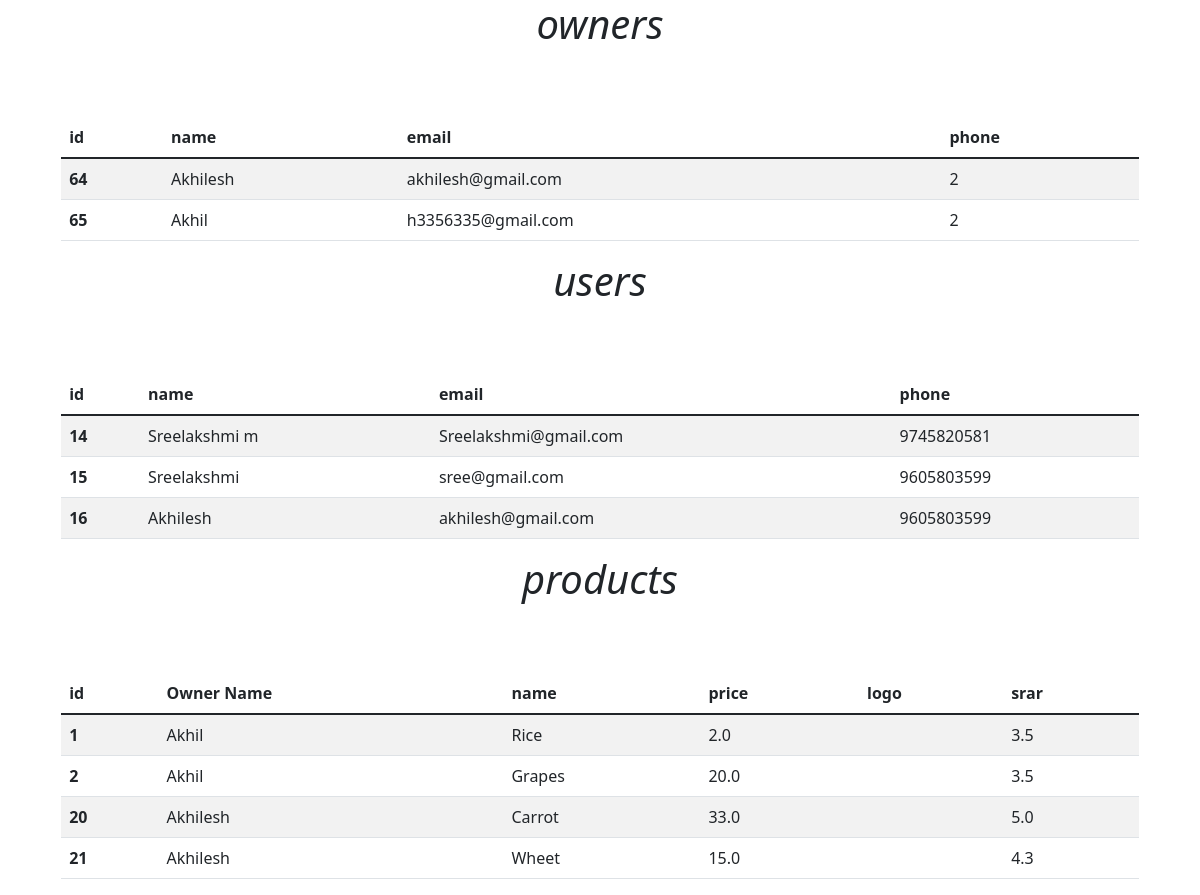
Page /owner/admin/ on the earlier database version.
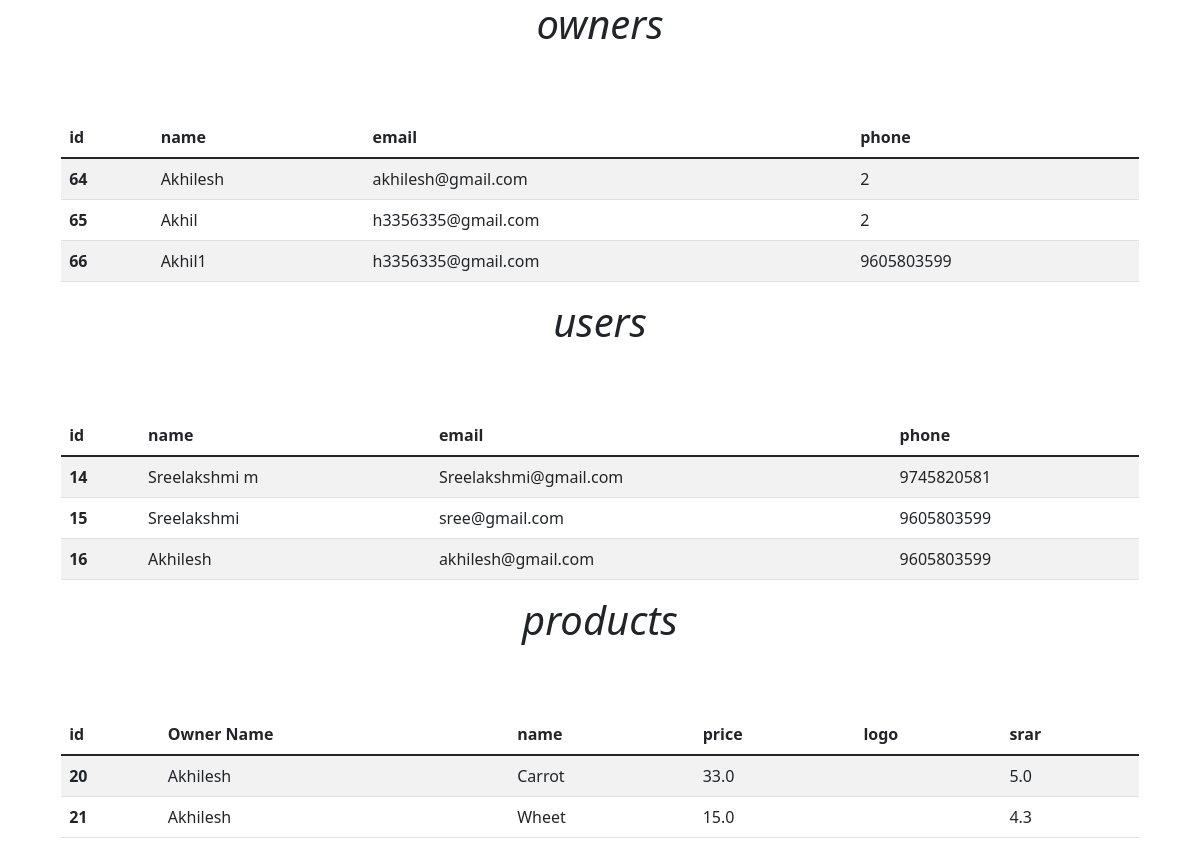
Same page on the later database version.
### owner/models.py (models this page shows)
class owners (models.Model):
  name = models.CharField(max_length=255)
  phone = models.IntegerField()
  password = models.CharField(max_length=10)
  email = models.CharField(max_length=100)

class products (models.Model):
  owner_name = models.CharField(max_length=255)
  name = models.CharField(max_length=255)
  star = models.FloatField()
  image = models.CharField(max_length=2555)
  discription = models.CharField(max_length=255)
  price = models.FloatField ()
  stock = models.FloatField()
  video = models.CharField(max_length=2555)
  discount = models.FloatField()
  image2 = models.CharField(max_length=2555)
  image3 = models.CharField(max_length=2555)

### users/models.py (models this page shows)
class users (models.Model):
  name = models.CharField(max_length=255)
  password = models.CharField(max_length=10)
  email = models.CharField(max_length=100)
  phone = models.IntegerField()
  date = models.DateField()
  gender = models.CharField(max_length=50)

### owner/views.py (the view)
# urls.py: path('admin/',views.admin1 ,name = 'admin' ),
def admin1 (request):
  owner=owners.objects.all()
  order = orde.objects.all()
  user = users.objects.all()
  product = products.objects.all()
  data = {
    'owners':owner,
    'order':order,
    'user':user,
    'product':product
  }
  return render (request,'admin.html',data)

### owner/templates/admin.html (shortened to what this page needs)
<!DOCTYPE html>
<html>
  <head>
    <link href="https://cdn.jsdelivr.net/npm/bootstrap@5.1.3/dist/css/bootstrap.min.css" rel="stylesheet">
  </head>
  <body>
    <div class="">
    <div class="row">
      <h1 class="txt">owners</h1>
    <div class="tabl">
<table class="table table-striped" >
  <thead>
    <tr>
      <th scope="col">id</th>
      <th scope="col">name</th>
      <th scope="col">email</th>
      <th scope="col">phone</th>
    </tr>
  </thead>
  <tbody>
      {% for i in owners %}
    <tr>
      <th scope="row">{{i.id}}</th>
      <td>{{i.name}}</td>
      <td>{{i.email}}</td>
      <td>{{i.phone}}</td>
    </tr>
    {% endfor %}
  </tbody>
</table>
</div>
</div>
</div>
 <div class="">
    <div class="row">
      <h1 class="txt">users</h1>
    <div class="tabl">
<table class="table table-striped" >
  <thead>
    <tr>
      <th scope="col">id</th>
      <th scope="col">name</th>
      <th scope="col">email</th>
      <th scope="col">phone</th>
    </tr>
  </thead>
  <tbody>
      {% for i in user %}
    <tr>
      <th scope="row">{{i.id}}</th>
      <td>{{i.name}}</td>
      <td>{{i.email}}</td>
      <td>{{i.phone}}</td>
    </tr>
    {% endfor %}
  </tbody>
</table>
</div>
</div>
</div>
 <div class="">
    <div class="row">
      <h1 class="txt">products</h1>
    <div class="tabl">
<table class="table table-striped" >
  <thead>
    <tr>
      <th scope="col">id</th>
         <th scope="col">Owner Name</th>
      <th scope="col">name</th>
      <th scope="col">price</th>
      <th scope="col">logo</th>
      <th scope="col">srar</th>
    </tr>
  </thead>
  <tbody>
      {% for i in product %}
    <tr>
      <th scope="row">{{i.id}}</th>
      <td>{{i.owner_name}}</td>
      <td>{{i.name}}</td>
      <td>{{i.price}}</td>
      <td><img class="im" src="{{i.image}}" alt="" /></td>
      <td>{{i.star}}</td>
    </tr>
    {% endfor %}
  </tbody>
</table>
</div>
</div>
</div>
  </body>
</html>

### owner/templates/admin.html (style rules this page uses)
.tabl { margin-top: 5%; width: 90%; margin-left: 5%; }
.txt { text-align: center; font-style: italic; }

Differences in the rows shown:
removed products: id "1", owner_name "Akhil", name "Rice", price "2.0", star "3.5"
removed products: id "2", owner_name "Akhil", name "Grapes", price "20.0", star "3.5"
added owners: id "66", name "Akhil1", email "h3356335@gmail.com", phone "9605803599"
